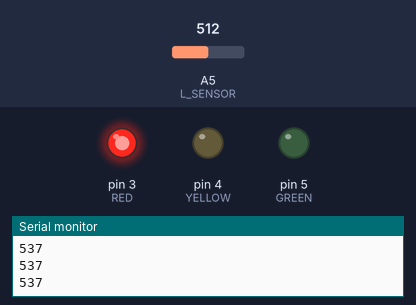
A sketch run on a simulated Arduino Uno, built with avr-gcc and run on an emulated ATmega328P. Shown: output pins drawn as LEDs (lit = HIGH), the last lines printed to the serial monitor. The test bench sets the inputs (shaded band); at power-on: A5 (L_SENSOR) = 512.

Above: at 1.2 s.
1.3 s: A5 (L_SENSOR) set to 820
2.8 s: A5 (L_SENSOR) set to 854
At 4.0 s:
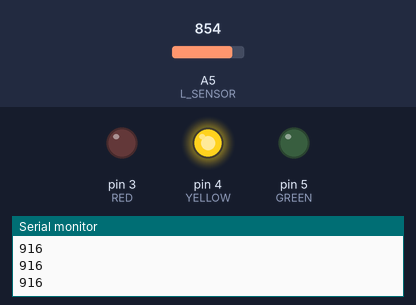
4.3 s: A5 (L_SENSOR) set to 890
5.8 s: A5 (L_SENSOR) set to 924
At 6.5 s:
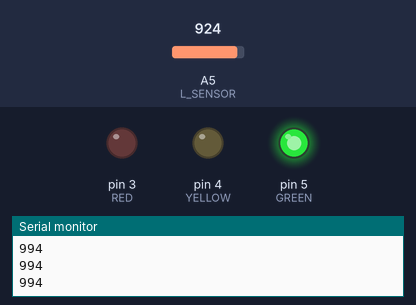
7.3 s: A5 (L_SENSOR) set to 900
At 8.5 s:
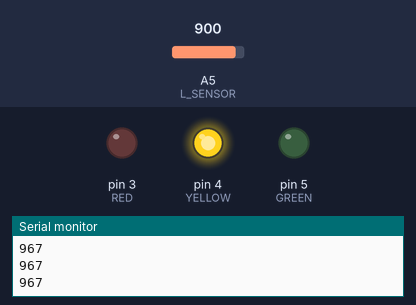
8.8 s: A5 (L_SENSOR) set to 985
At 10.0 s:
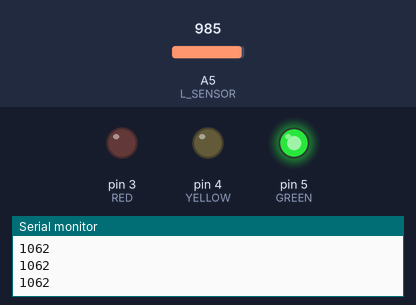
Timing chart, 0 to 11.3 s (numbered marks = the images above; inputs shaded):
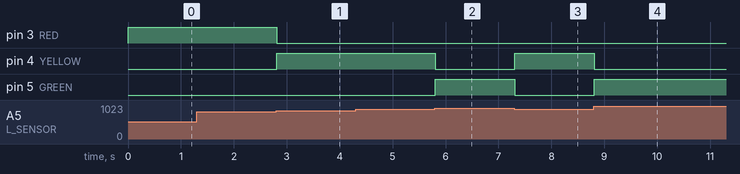

Measured:
- the behaviour switches between 838 and 839 on A5 (L_SENSOR) (found by bisection; images 0 and 1)
- the behaviour switches between 906 and 907 on A5 (L_SENSOR) (found by bisection; images 1 and 2)
- after the input at 2.8 s, pin 3 (RED): HIGH → LOW at once; pin 4 (YELLOW): LOW → HIGH at once
- after the input at 5.8 s, pin 4 (YELLOW): HIGH → LOW at once; pin 5 (GREEN): LOW → HIGH at once
- after the input at 7.3 s, pin 4 (YELLOW): LOW → HIGH at once; pin 5 (GREEN): HIGH → LOW at once
- after the input at 8.8 s, pin 4 (YELLOW): HIGH → LOW at once; pin 5 (GREEN): LOW → HIGH at once

The sketch:

LightSensor.ino
```cpp
#define L_SENSOR A5
#define RED 3
#define YELLOW 4
#define GREEN 5

int val = 0;

void setup() {
  Serial.begin(9600);           //  setup serial

  pinMode(RED, OUTPUT);
  pinMode(YELLOW, OUTPUT);
  pinMode(GREEN, OUTPUT);
  pinMode(L_SENSOR, INPUT);
}

void loop() {
  val = analogRead(L_SENSOR);  // read the input pin
  val = map(val, 28, 929, 0, 1000); // map the value
  Serial.println(val);          // debug value

  // Control the leds
  if(val < 900){
    digitalWrite(RED, HIGH);
    digitalWrite(YELLOW, LOW);
    digitalWrite(GREEN, LOW);
  }
  else if(val < 975){
    digitalWrite(RED, LOW);
    digitalWrite(YELLOW, HIGH);
    digitalWrite(GREEN, LOW);
  }
  else{
    digitalWrite(RED, LOW);
    digitalWrite(YELLOW, LOW);
    digitalWrite(GREEN, HIGH);
  }
}
```
